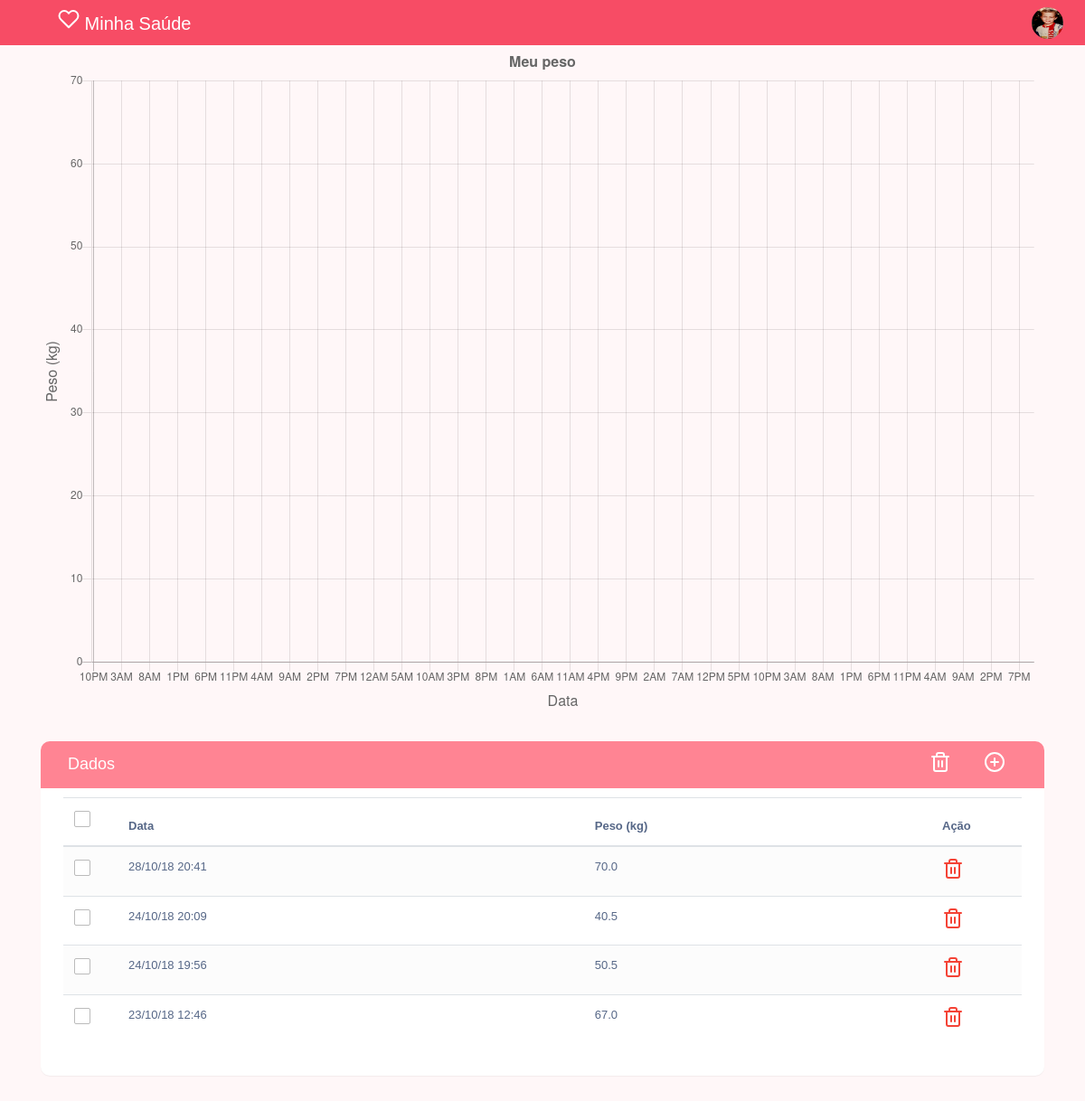
Page / (signed in) on the earlier database version.
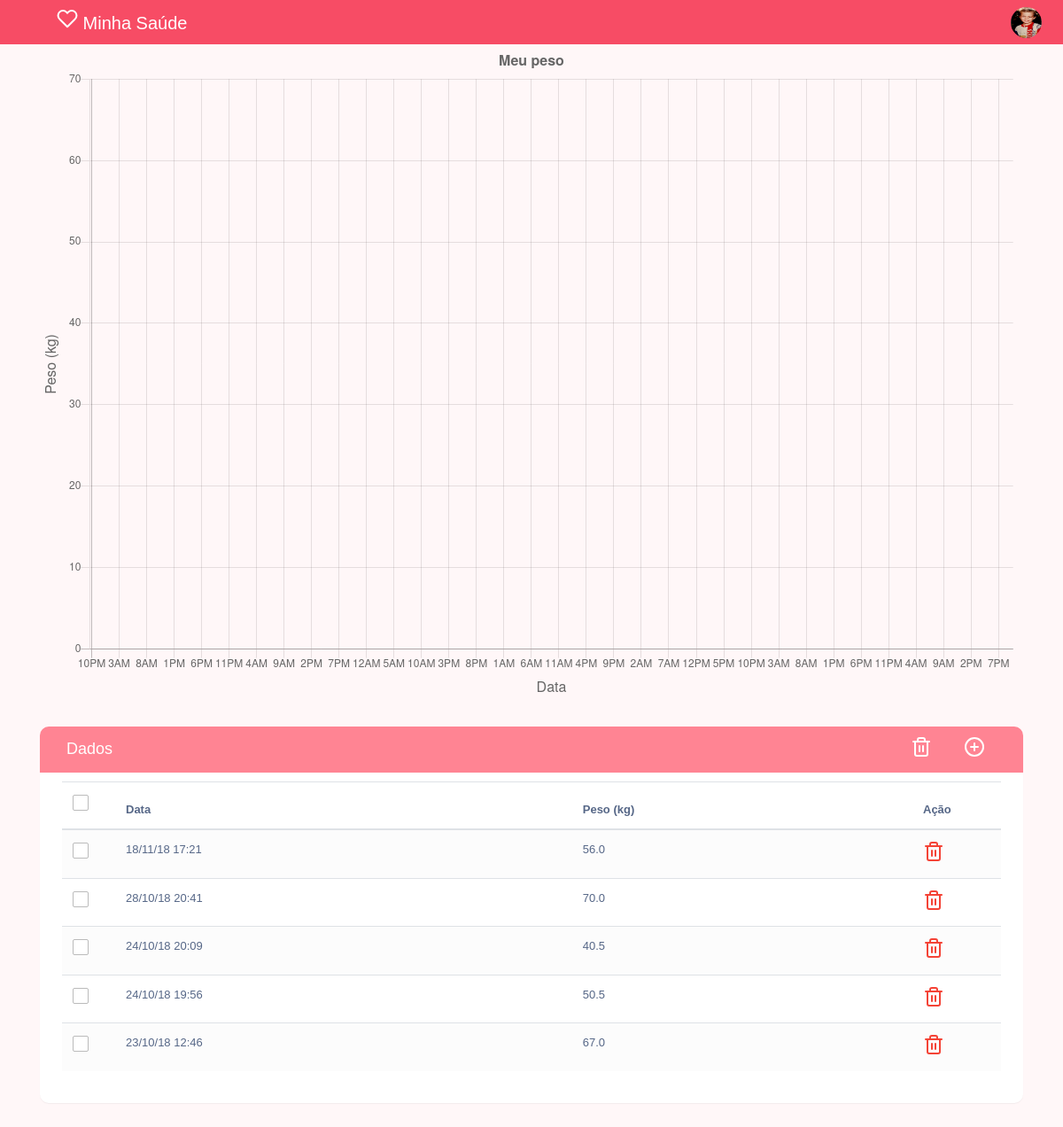
Same page on the later database version.
### minha_saude/models.py (models this page shows, shortened)
class Measure(db.Model):
    id = db.Column(db.Integer, primary_key=True)
    date = db.Column(db.DateTime,nullable=False, default=datetime.utcnow)
    weight = db.Column(db.Float, nullable=False)
    user_id = db.Column(db.Integer, db.ForeignKey('user.id'), nullable=False)

### minha_saude/routes.py (the view)
@app.route('/')
@login_required
def home():
    labels = ["D","S","T","Q","Q","S","S"]
    today = datetime.now()
    lastsunday = today - timedelta((today.weekday()+1)%7)
    lastsunday.replace(hour=0, minute=0, second=0)
    nextsunday = today + timedelta(7-(today.weekday()+1)%7)
    nextsunday.replace(hour=0, minute=0, second=0)
    weektotalsec = (nextsunday-lastsunday).total_seconds()
    data = Measure.query.order_by(Measure.date.desc())
    return render_template('peso.html', labels=labels, data=data, lasttick = nextsunday, firsttick= lastsunday)

### minha_saude/templates/peso.html (shortened to what this page needs)
{% extends 'layouts/basic.html' %}
    {% block CSS %}
    <link rel="stylesheet" type="text/css" href="{{ url_for('static', filename='css/peso_style.css') }}">
    <link rel="stylesheet" href="https://cdnjs.cloudflare.com/ajax/libs/tempusdominus-bootstrap-4/5.0.0-alpha14/css/tempusdominus-bootstrap-4.min.css" />
    {% endblock %}
{% block navbar_left %}
<form class="form-inline">
    <ul class="navbar-nav mr-auto">
        <li class="nav-item dropdown">
            <a href="#" class="nav-link" data-toggle="dropdown" role="button">
                <img src="static/images/profile_picture.jpg" class="profile-img rounded-circle" alt="Profile Picture" >
            </a>
        </li>
    </ul>
</form>
{% endblock %}
{% block content %}
    <div class="container">
        <canvas id="myChart" height="200" ></canvas>
    </div>
    <div class="container">
         <div class="table-wrapper">
            <div class="table-title">
                <div class="row">
                    <div class="col-3">
                        <h2>Dados</h2>
                    </div>
                    <div class="col-9">
                        <a href="#addDataModal" class="btn" data-toggle="modal"><i class="material-icons" data-feather="plus-circle">&#xE147;</i></a>
                        <a href="#deleteDataModal" id="deleteMultipleRows" class="btn" data-toggle="modal"><i class="material-icons" data-feather="trash-2">&#xE15C;</i></a>
                    </div>
                </div>
            </div>
            <table class="table table-striped table-hover">
                <thead>
                    <tr>
                        <th>
                            <span class="custom-checkbox">
                                <label for="selectAll"></label>
                            </span>
                        </th>
                        <th>Data</th>
                        <th>Peso (kg)</th>
                        <th>Ação</th>
                    </tr>
                </thead>
                <tbody>
                    {% for item in data %}
                        <tr>
                            <td>
                                <span class="custom-checkbox">
                                    <label for="checkbox1"></label>
                                </span>
                            </td>
                            <td>{{ item.date.strftime('%d/%m/%y %H:%M') }}</td>
                            <td>{{item.weight}}</td>
                            <td>
                                <a href="#deleteDataModal" data-id="{{item.id}}" class="delete" data-toggle="modal"><i class="material-icons" data-toggle="tooltip" title="Delete" data-feather="trash-2">&#xE872;</i></a>
                            </td>
                        </tr>
                    {% endfor %}
                </tbody>
            </table>
        </div>
    </div>
{% endblock %}

### minha_saude/templates/layouts/basic.html (shortened to what this page needs)
<!doctype html>
<html lang="en">
  <head>
    <link rel="stylesheet" href="https://maxcdn.bootstrapcdn.com/bootstrap/4.0.0/css/bootstrap.min.css">
    <link rel="stylesheet" href="http://maxcdn.bootstrapcdn.com/font-awesome/4.1.0/css/font-awesome.min.css" >
    <link rel="stylesheet" type="text/css" href="{{ url_for('static', filename='css/basic_style.css') }}">
    {% block CSS %}
    {% endblock %}
  </head>
  <body>
    <nav class="navbar navbar-expand-sm justify-content-between">
      <a class="navbar-brand mx-5" href="/">
        <span data-feather="heart"></span>
        Minha Saúde
      </a>
      {% block navbar_left %}
      {% endblock %}
    </nav>
    {% block content %}
    {% endblock %}
  </body>
</html>

### minha_saude/static/css/basic_style.css (style rules this page uses)
.navbar-expand-sm { background-color: #f74c65; height: 50px; }
.navbar-expand-sm .navbar-brand { color: white; }

### minha_saude/static/css/peso_style.css (style rules this page uses)
body { color: #566787; background: #fff7f8; font-family: 'Varela Round', sans-serif; font-size: 13px; }
.profile-img { width: 35px; height:35px; }
.table-wrapper { background: #fff; padding: 20px 25px; margin: 30px 0; border-radius: 10px; box-shadow: 0 1px 1px rgba(0,0,0,.05); }
.table-title { padding-bottom: 30px; background: #ff8493; color: white; padding: 5px 30px; margin: -20px -25px 10px; border-radius: 10px 10px 0 0; }
.table-title h2 { margin: 10px 0 0; font-size: 18px; }
.table-title .btn { color: white; float: right; font-size: 14px; border: none; min-width: 50px; border-radius: 2px; border: none; outline: none !important; margin-left: 10px; }
table.table tr th:first-child { width: 60px; }
table.table tr th:last-child { width: 100px; }
table.table-striped tbody tr:nth-of-type(odd) { background-color: #fcfcfc; }
table.table td a { font-weight: bold; color: #566787; display: inline-block; text-decoration: none; outline: none !important; }
table.table td a.delete { color: #F44336; }
.custom-checkbox { position: relative; }
.custom-checkbox label:before { width: 18px; height: 18px; }
.custom-checkbox label:before { content: ''; margin-right: 10px; display: inline-block; vertical-align: text-top; background: white; border: 1px solid #bbb; border-radius: 2px; box-sizing: border-box; z-index: 2; }

Differences in the rows shown:
added Measure: date "18/11/18 17:21", weight "56.0"
